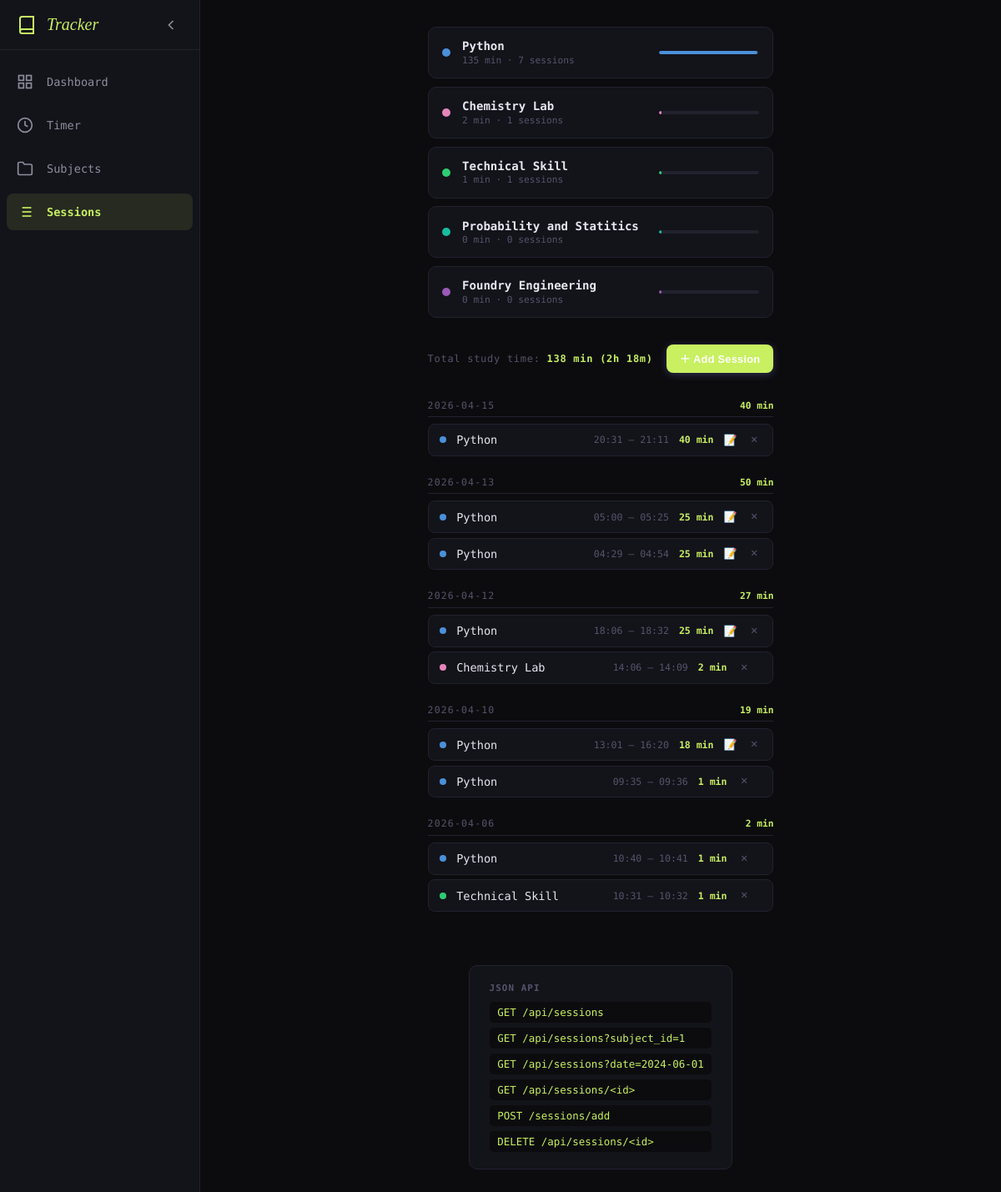
Page /sessions on the committed database.
### tables this page shows
CREATE TABLE subjects (
    id         INTEGER PRIMARY KEY AUTOINCREMENT,
    name       TEXT    NOT NULL UNIQUE,          -- no duplicate subject names
    color      TEXT    NOT NULL DEFAULT '#4A90D9' -- hex color for UI
                       CHECK (color LIKE '#______'),  -- must be valid hex (#rrggbb)
    created_at DATETIME DEFAULT CURRENT_TIMESTAMP
);

### app.py (the view)
@app.route("/sessions")
def sessions_history():
    conn      = get_db()
    subjects  = [dict(r) for r in conn.execute("SELECT * FROM subjects ORDER BY name").fetchall()]
    stats = conn.execute("""
        SELECT sub.id, sub.name, sub.color,
               COUNT(s.id)            AS session_count,
               COALESCE(SUM(s.duration), 0) AS total_minutes
        FROM subjects sub
        LEFT JOIN sessions s ON s.subject_id = sub.id
        GROUP BY sub.id
        ORDER BY total_minutes DESC
    """).fetchall()
    sessions = conn.execute("""
        SELECT s.*, sub.name AS subject_name, sub.color
        FROM sessions s
        JOIN subjects sub ON sub.id = s.subject_id
        ORDER BY s.date DESC, s.start_time DESC
    """).fetchall()
    from collections import defaultdict
    by_date = defaultdict(list)
    for row in sessions:
        by_date[row["date"]].append(dict(row))
    row = conn.execute("SELECT COALESCE(SUM(duration),0) AS t FROM sessions").fetchone()
    total_all = row["t"]
    conn.close()
    return render_template("sessions.html",
                           subjects=subjects,
                           stats=stats,
                           by_date=dict(by_date),
                           total_all=total_all)

### database.py (called while the page is built)
def get_db():
    conn = sqlite3.connect(DATABASE)
    conn.row_factory = sqlite3.Row
    conn.execute("PRAGMA foreign_keys = ON")
    return conn

### templates/sessions.html (shortened to what this page needs)
{% extends "base.html" %}
{% block styles %}
  <link rel="stylesheet" href="{{ url_for('static', filename='timer.css') }}"/>
  <link rel="stylesheet" href="{{ url_for('static', filename='sessions.css') }}"/>
  <link rel="stylesheet" href="{{ url_for('static', filename='mini-timer.css') }}"/>
{% endblock %}
{% block content %}
  <div class="sessions-page">
    <section class="stats-strip">
      {% for s in stats %}
        <div class="stat-card" style="--accent: {{ s['color'] }}">
          <span class="stat-dot"></span>
          <div class="stat-info">
            <strong>{{ s['name'] }}</strong>
            <span>{{ s['total_minutes'] }} min · {{ s['session_count'] }} sessions</span>
          </div>
          <div class="stat-bar-wrap">
            <div class="stat-bar"
                 style="width: {{ [((s['total_minutes'] / total_all * 100) if total_all else 0)|round|int, 2]|max }}%">
            </div>
          </div>
        </div>
      {% else %}
        <p class="no-stats">No sessions recorded yet. <a href="/timer">Start studying →</a></p>
      {% endfor %}
    </section>
    <div class="total-banner-row">
      <div class="total-banner">
        Total study time: <strong id="grandTotal">{{ total_all }} min
        ({{ (total_all // 60) }}h {{ (total_all % 60) }}m)</strong>
      </div>
      <button class="btn-add-session" id="openManualModal">＋ Add Session</button>
    </div>
    <section class="history">
      {% if by_date %}
        {% for day, day_sessions in by_date.items() %}
          <div class="day-group">
            <div class="day-header">
              <span class="day-label">{{ day }}</span>
              <span class="day-total">
                {{ day_sessions | sum(attribute='duration') }} min
              </span>
            </div>
            <ul class="session-list">
              {% for s in day_sessions %}
                <li class="session-item" style="--dot: {{ s['color'] }}"
                    data-id="{{ s['id'] }}">
                  <span class="s-dot"></span>
                  <span class="s-subject">{{ s['subject_name'] }}</span>
                  <span class="s-time">
                    {{ s['start_time'][11:16] }} – {{ s['end_time'][11:16] }}
                  </span>
                  <span class="s-duration">{{ s['duration'] }} min</span>
                  {% if s['notes'] %}
                    <span class="s-notes" title="{{ s['notes'] }}">📝</span>
                  {% endif %}
                  <button class="s-delete" title="Delete session"
                          onclick="deleteSession({{ s['id'] }}, this)">✕</button>
                </li>
              {% endfor %}
            </ul>
          </div>
        {% endfor %}
      {% else %}
        <div class="empty-history">
          <p>No sessions yet.<br/><a href="/timer">Start your first session →</a></p>
        </div>
      {% endif %}
    </section>
  </div>
  <div class="api-box">
    <h4>JSON API</h4>
    <code>GET  /api/sessions</code>
    <code>GET  /api/sessions?subject_id=1</code>
    <code>GET  /api/sessions?date=2024-06-01</code>
    <code>GET  /api/sessions/&lt;id&gt;</code>
    <code>POST /sessions/add</code>
    <code>DELETE /api/sessions/&lt;id&gt;</code>
  </div>
{% endblock %}

### static/sidebar.css (style rules this page uses)
:root { --sidebar-bg: #13131a; --sidebar-border: #22222e; --sidebar-hover: rgba(255, 255, 255, 0.05); --sidebar-active-bg: rgba(200, 240, 96, 0.1); --sidebar-active-text: #c8f060; --sidebar-text: #8e8d9c; --sidebar-width: 240px; --sidebar-collapsed-width: 70px; --sidebar-transition: 0.3s cubic-bezier(0.2, 0.8, 0.2, 1); --app-bg: #0c0c0f; }
body { margin: 0; padding: 0; background: var(--app-bg); overflow-x: hidden; }

### static/timer.css (style rules this page uses)
*, *::before, *::after { box-sizing: border-box; margin: 0; padding: 0; }
:root { --bg: #0c0c0f; --surface: #13131a; --border: #22222e; --text: #e8e6f0; --muted: #55546a; --accent: #c8f060; --danger: #f06060; --radius: 14px; --mono: "Azeret Mono", monospace; --serif: "Instrument Serif", Georgia, serif; }
body { color: var(--text); font-family: var(--mono); font-size: 14px; }

### static/sessions.css (style rules this page uses)
.sessions-page { max-width: 820px; margin: 0 auto; padding: 2rem 1.5rem 4rem; display: flex; flex-direction: column; gap: 2rem; }
.stats-strip { display: flex; flex-direction: column; gap: 0.6rem; }
.stat-card { background: var(--surface); border: 1px solid var(--border); border-radius: 10px; padding: 0.9rem 1rem; display: grid; grid-template-columns: 10px 1fr 120px; align-items: center; gap: 0.9rem; }
.stat-dot { width: 10px; height: 10px; border-radius: 50%; background: var(--accent, #888); flex-shrink: 0; }
.stat-info { display: flex; flex-direction: column; gap: 0.15rem; }
.stat-info strong { font-size: 0.88rem; }
.stat-info span { font-size: 0.7rem; color: var(--muted); }
.stat-bar-wrap { height: 4px; background: var(--border); border-radius: 99px; overflow: hidden; }
.stat-bar { height: 100%; background: var(--accent, #888); border-radius: 99px; min-width: 2%; transition: width 0.6s ease; }
.total-banner { font-size: 0.75rem; color: var(--muted); letter-spacing: 0.06em; text-align: right; }
.total-banner strong { color: var(--accent); }
.history { display: flex; flex-direction: column; gap: 1.5rem; }
.day-group { display: flex; flex-direction: column; gap: 0.5rem; }
.day-header { display: flex; justify-content: space-between; align-items: baseline; padding-bottom: 0.4rem; border-bottom: 1px solid var(--border); }
.day-label { font-size: 0.72rem; letter-spacing: 0.1em; text-transform: uppercase; color: var(--muted); }
.day-total { font-size: 0.7rem; color: var(--accent); font-weight: 700; }
.session-list { list-style: none; display: flex; flex-direction: column; gap: 0.35rem; }
.session-item { display: grid; grid-template-columns: 8px 1fr auto auto auto auto; align-items: center; gap: 0.75rem; padding: 0.65rem 0.85rem; background: var(--surface); border: 1px solid var(--border); border-radius: 8px; transition: border-color 0.2s; animation: popIn 0.25s ease both; }
.s-dot { width: 8px; height: 8px; border-radius: 50%; background: var(--dot, #888); }
.s-subject { font-size: 0.85rem; font-weight: 400; }
.s-time { font-size: 0.72rem; color: var(--muted); white-space: nowrap; }
.s-duration { font-size: 0.72rem; color: var(--accent); font-weight: 700; white-space: nowrap; }
.s-notes { font-size: 0.8rem; cursor: default; }
.s-delete { background: none; border: none; color: var(--muted); font-size: 0.7rem; cursor: pointer; padding: 2px 4px; border-radius: 4px; transition: color 0.15s, background 0.15s; line-height: 1; }
.api-box { max-width: 820px; margin: 0 auto 3rem; padding: 1.25rem 1.5rem; background: var(--surface); border: 1px solid var(--border); border-radius: 10px; display: flex; flex-direction: column; gap: 0.4rem; }
.api-box h4 { font-size: 0.68rem; letter-spacing: 0.1em; text-transform: uppercase; color: var(--muted); margin-bottom: 0.25rem; }
.api-box code { font-family: var(--mono); font-size: 0.78rem; color: var(--accent); background: var(--bg); padding: 0.3rem 0.6rem; border-radius: 5px; display: block; }
.total-banner-row { display: flex; align-items: center; justify-content: space-between; gap: 1rem; }
.btn-add-session { display: inline-flex; align-items: center; gap: 0.4rem; padding: 0.45rem 1rem; background: var(--accent, #7c6fcd); color: #fff; border: none; border-radius: 8px; font-size: 0.8rem; font-weight: 600; cursor: pointer; letter-spacing: 0.02em; transition: background 0.2s, transform 0.15s, box-shadow 0.2s; white-space: nowrap; box-shadow: 0 2px 10px rgba(124, 111, 205, 0.35); }

### rows in the picture
subjects: name "Python", total_minutes "135", session_count "7"
subjects: name "Chemistry Lab", total_minutes "2", session_count "1"
subjects: name "Technical Skill", total_minutes "1", session_count "1"
subjects: name "Probability and Statitics", total_minutes "0", session_count "0"
subjects: name "Foundry Engineering", total_minutes "0", session_count "0"

### other values in the picture
{{ total_all }} "138"
{{ (total_all // 60) }} "2"
{{ (total_all % 60) }} "18"
{{ day }} "2026-04-15"
{{ day_sessions | sum(attribute='duration') }} "40"
{{ s['subject_name'] }} "Python"
{{ s['start_time'][11:16] }} "20:31"
{{ s['end_time'][11:16] }} "21:11"
{{ s['duration'] }} "40"
{{ day }} "2026-04-13"
{{ day_sessions | sum(attribute='duration') }} "50"
{{ s['start_time'][11:16] }} "05:00"
{{ s['end_time'][11:16] }} "05:25"
{{ s['duration'] }} "25"
{{ s['start_time'][11:16] }} "04:29"
